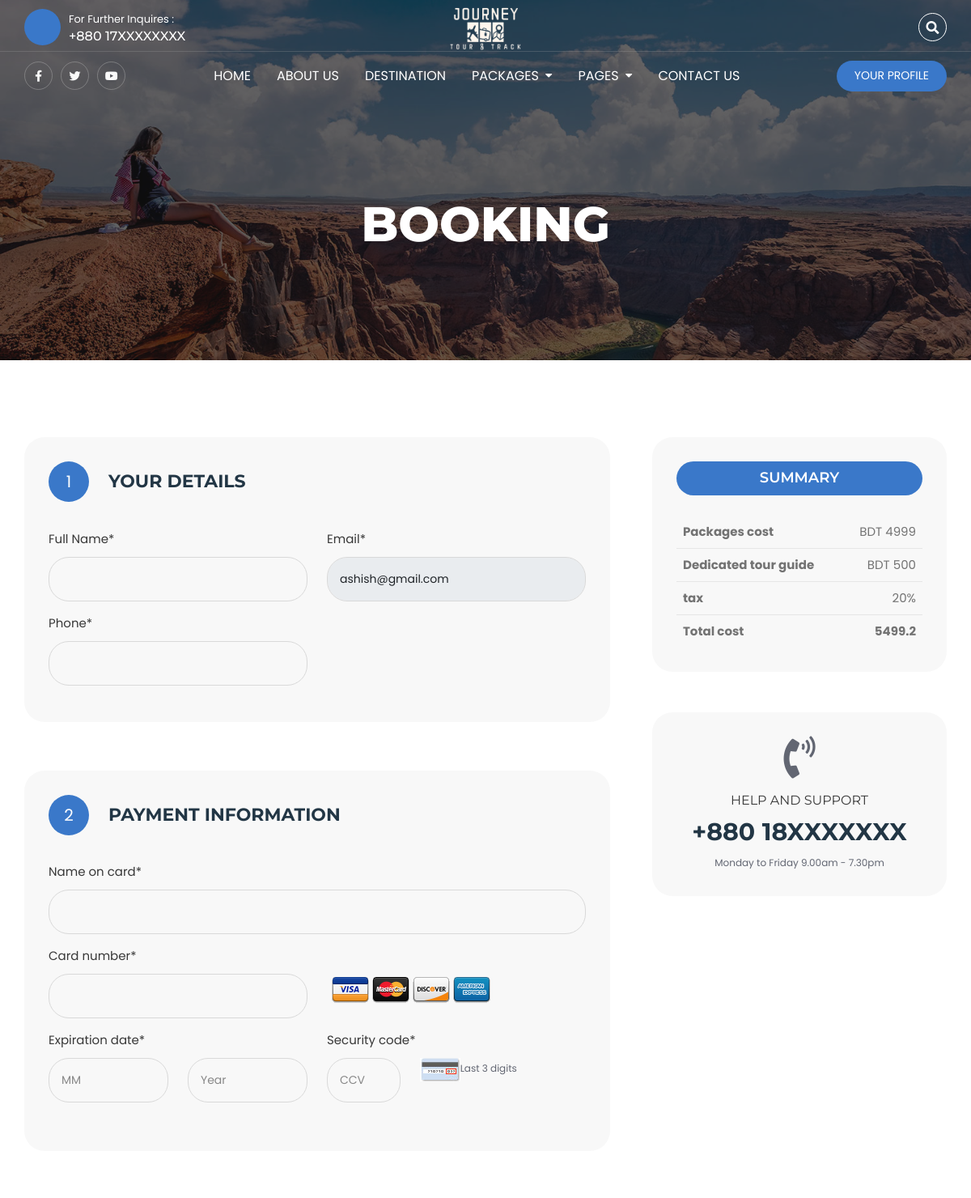
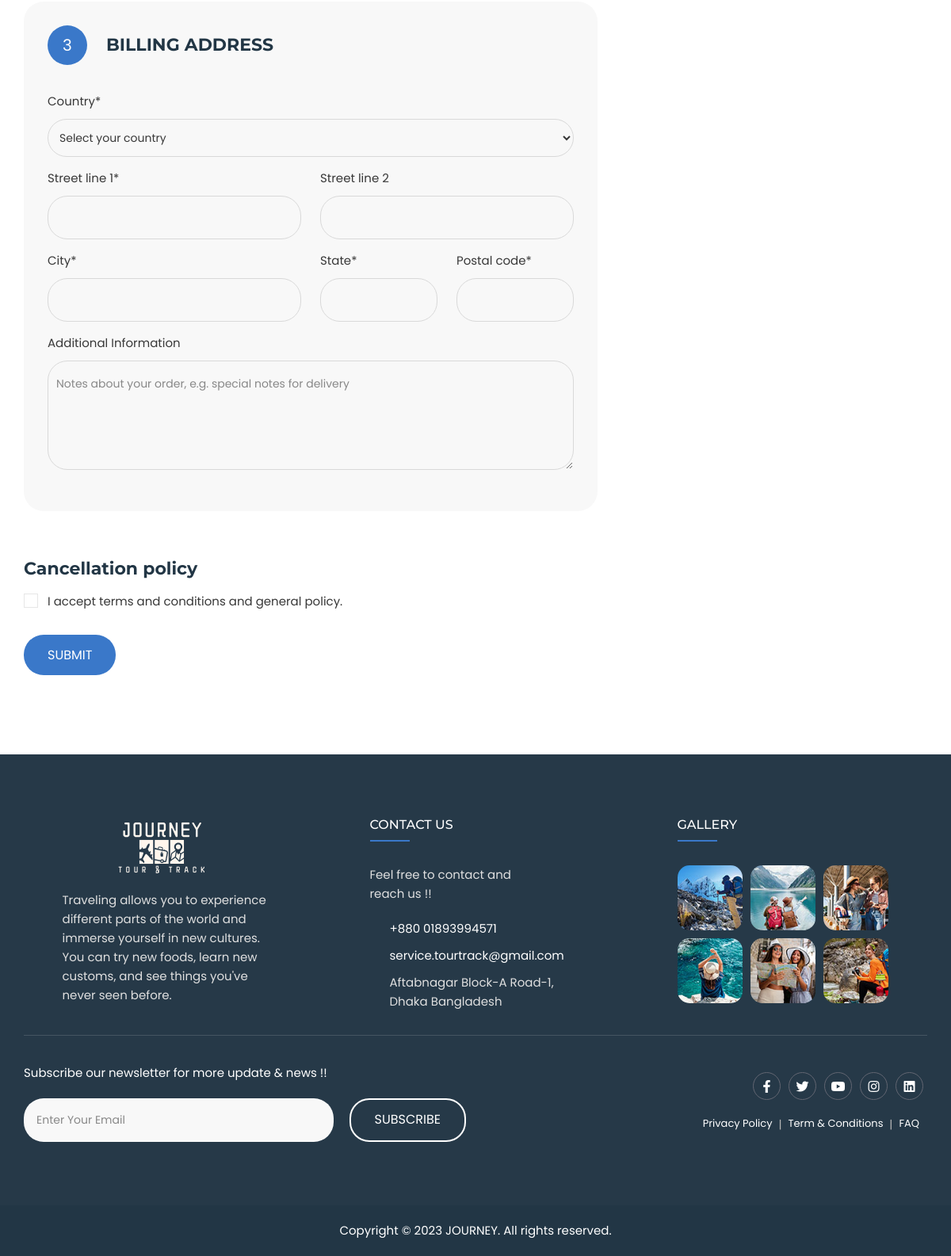
The app's page /booking.php?pkgid=19 (signed in) with its own data (2 pictures, top to bottom).
### tables this page shows
CREATE TABLE `users` (
  `id` int(11) NOT NULL,
  `name` varchar(100) NOT NULL,
  `email` varchar(100) NOT NULL,
  `password` varchar(255) NOT NULL,
  `role` enum('user','admin') NOT NULL DEFAULT 'user',
  `status` enum('active','inactive') NOT NULL DEFAULT 'active',
  `RegDate` timestamp NULL DEFAULT current_timestamp(),
  `UpdationDate` timestamp NULL DEFAULT NULL ON UPDATE current_timestamp()
);

CREATE TABLE `tbltourpackages` (
  `PackageId` int(11) NOT NULL,
  `PackageName` varchar(200) DEFAULT NULL,
  `PackageType` varchar(150) DEFAULT NULL,
  `PackageLocation` varchar(100) DEFAULT NULL,
  `PackagePrice` int(11) DEFAULT NULL,
  `PackageFetures` varchar(255) DEFAULT NULL,
  `PackageDetails` mediumtext DEFAULT NULL,
  `PackageImage` varchar(100) DEFAULT NULL,
  `Creationdate` timestamp NULL DEFAULT current_timestamp(),
  `UpdationDate` timestamp NULL DEFAULT NULL ON UPDATE current_timestamp()
);

### booking.php (the view, shortened to what this page needs)
<!doctype html>
<html lang="en">
<?php include 'include/header.php'; ?>
<body>
   <div id="page" class="page">
      <?php include 'include/navbar.php'; ?>
      <main id="content" class="site-main">
         <section class="booking-inner-page">
            <div class="inner-banner-wrap">
               <div class="inner-baner-container" style="background-image: url(assets/images/img7.jpg);">
                  <div class="container">
                     <div class="inner-banner-content">
                        <h1 class="page-title">Booking</h1>
                     </div>
                  </div>
               </div>
            </div>
            <div class="booking-section">
               <div class="container">
                  <div class="row">
                     <div class="col-lg-8 right-sidebar">
                        <div class="booking-form-wrap">
                           <form method="POST" action="">
                              <div class="booking-content">
                                 <div class="form-title">
                                    <span>1</span>
                                    <h3>Your Details</h3>
                                 </div>
                                 <div class="row">
                                    <div class="col-sm-6">
                                       <div class="form-group">
                                          <label>Full Name*</label>
                                          <input type="text" class="form-control" name="fullname" id="fullname" required>
                                       </div>
                                    </div>
                                    <div class="col-sm-6">
                                    <?php
                              include('include/config.php');
                              $id = $_SESSION['id'];
                              $sql = "SELECT email from users where id=$id";
                              $query = $dbh->prepare($sql);
                              $query->execute();
                              $results = $query->fetchAll(PDO::FETCH_OBJ);
                              if ($query->rowCount() > 0) {
                                 foreach ($results as $result) {
                              ?>
                              <?php }
                              } ?>
                                       <div class="form-group">
                                          <label>Email*</label>
                                          <input type="email" class="form-control" name="email" id="email" value="<?php echo htmlentities($result->email); ?>" readonly>
                                       </div>
                                    </div>
                                    <div class="col-sm-6">
                                       <div class="form-group">
                                          <label>Phone*</label>
                                          <input type="text" class="form-control" name="mobile" id="mobile" required>
                                       </div>
                                    </div>
                                 </div>
                              </div>
                              <div class="booking-content">
                                 <div class="form-title">
                                    <span>2</span>
                                    <h3>Payment Information</h3>
                                 </div>
                                 <div class="row">
                                    <div class="col-12">
                                       <div class="form-group">
                                          <label>Name on card*</label>
                                          <input type="text" class="form-control" name="nameoncard" id="nameoncard" required>
                                       </div>
                                    </div>
                                    <div class="col-12">
                                       <div class="row align-items-center">
                                          <div class="col-sm-6">
                                             <div class="form-group">
                                                <label>Card number*</label>
                                                <input type="text" name="card_number" id="card_number" class="form-control"
                                                minlength="16" maxlength="16" required>
                                             </div>
                                          </div>
                                          <div class="col-sm-6">
                                             <img src="assets/images/cards.png" alt="Cards">
                                          </div>
                                       </div>
                                    </div>
                                    <div class="col-12">
                                       <div class="row">
                                          <div class="col-md-6">
                                             <div class="form-group">
                                                <label>Expiration date*</label>
                                                <div class="row">
                                                   <div class="col-md-6">
                                                      <input type="text" name="expire_month" id="expire_month" class="form-control" placeholder="MM" minlength="1" maxlength="2" required>
                                                   </div>
                                                   <div class="col-md-6">
                                                      <input type="number" name="expire_year" id="expire_year" class="form-control" placeholder="Year" min="2023" max="3000" required>
                                                   </div>
                                                </div>
                                             </div>
                                          </div>
                                          <div class="col-md-6">
                                             <div class="form-group">
                                                <label>Security code*</label>
                                                <div class="row">
                                                   <div class="col-4">
                                                      <div class="form-group">
                                                         <input type="text" name="ccv" id="ccv" class="form-control" placeholder="CCV" minlength="3" maxlength="3" required>
                                                      </div>
                                                   </div>
                                                   <div class="col-8">
                                                      <img src="assets/images/icon_ccv.gif" alt="ccv"><small>Last 3 digits</small>
                                                   </div>
                                                </div>
                                             </div>
                                          </div>
                                       </div>
                                    </div>
                                 </div>
                              </div>
                              <div class="booking-content">
                                 <div class="form-title">
                                    <span>3</span>
                                    <h3>Billing Address</h3>
                                 </div>
                                 <div class="row">
                                    <div class="col-sm-12">
                                       <div class="form-group">
                                          <label>Country*</label>
                                          <select name="country" id="country" required>
                                             <option value="" selected="">Select your country</option>
                                          </select>
                                       </div>
                                    </div>
                                 </div>
                                 <div class="row">
                                    <div class="col-sm-6">
                                       <div class="form-group">
                                          <label>Street line 1*</label>
                                          <input type="text" name="street_1" id="street_1" required>
                                       </div>
                                    </div>
                                    <div class="col-sm-6">
                                       <div class="form-group">
                                          <label>Street line 2</label>
                                          <input type="text" name="street_2" id="street_2">
                                       </div>
                                    </div>
                                 </div>
                                 <div class="row">
                                    <div class="col-md-6 col-sm-12">
                                       <div class="form-group">
                                          <label>City*</label>
                                          <input type="text" name="city" id="city" required>
                                       </div>
                                    </div>
                                    <div class="col-md-3 col-sm-6">
                                       <div class="form-group">
                                          <label>State*</label>
                                          <input type="text" name="state" id="state" required>
                                       </div>
                                    </div>
                                    <div class="col-md-3 col-sm-6">
                                       <div class="form-group">
                                          <label>Postal code*</label>
                                          <input type="text" name="pincode" id="pincode" required>
                                       </div>
                                    </div>
                                    <div class="col-md-12 col-sm-12">
                                       <div class="form-group">
                                          <label>Additional Information</label>
                                          <textarea rows="6" name="additional_information" id="additional_information" placeholder="Notes about your order, e.g. special notes for delivery"></textarea>
                                       </div>
                                    </div>
                                 </div>
                              </div>
                              <div class="form-policy">
                                 <h3>Cancellation policy</h3>
                                 <div class="form-group">
                                    <label class="checkbox-list">
                                       <span class="custom-checkbox"></span>
                                       I accept terms and conditions and general policy.
                                    </label>
                                 </div>
                                 <a><button type="submit" name="submit" class="round-btn">SUBMIT</button></a>
                              </div>
                           </form>
                        </div>
                     </div>
                     <div class="col-lg-4">
                        <div class="price-table-summary">
                           <h4 class="bg-title">Summary</h4>
                           <?php
                              include('include/config.php');
                              $pid=$_GET['pkgid'];
                              $sql = "SELECT * from tbltourpackages where PackageId=$pid";
                              $query = $dbh->prepare($sql);
                              $query->execute();
                              $results = $query->fetchAll(PDO::FETCH_OBJ);
                              if ($query->rowCount() > 0) {
                                 foreach ($results as $result) {
                              ?>
                              <table>
                                 <tbody>
                                    <tr>
                                       <td>
                                          <strong>Packages cost </strong>
                                       </td>
                                       <td class="text-right">BDT
                                          <?php echo $price = htmlentities($result->PackagePrice); ?>
                                       </td>
                                    </tr>
                                    <tr>
                                       <td>
                                          <strong>Dedicated tour guide</strong>
                                       </td>
                                       <td class="text-right">
                                          BDT
                                          <?php echo $dtg = 500; ?>
                                       </td>
                                    </tr>
                                    <tr>
                                       <td>
                                          <strong>tax</strong>
                                       </td>
                                       <td class="text-right">
                                          <?php echo $tax = 20; ?>%
                                       </td>
                                    </tr>
                                    <tr class="total">
                                       <td>
                                          <strong>Total cost</strong>
                                       </td>
                                       <td class="text-right">
                                          <strong>
                                             <?php
                                             $total = ($price + $dtg) + 20 / 100;
                                             echo $total;
                                             ?>
                                          </strong>
                                       </td>
                                    </tr>
                                 </tbody>
                              </table>
                              <?php }
                              } ?>
                        </div>
                        <div class="widget-bg widget-support-wrap">
                           <div class="icon">
                              <i class="fas fa-phone-volume"></i>
                           </div>
                           <div class="support-content">
                              <h5>HELP AND SUPPORT</h5>
                              <a href="telto:12345678" class="phone">+880 18XXXXXXX</a>
                              <small>Monday to Friday 9.00am - 7.30pm</small>
                           </div>
                        </div>
                     </div>
                  </div>
               </div>
            </div>
         </section>
      </main>
      <?php include 'include/footer.php'; ?>
   </div>
</body>
</html>

### records on screen
users: email "ashish@gmail.com"
tbltourpackages: PackagePrice "4999", PackagePrice "5499.2"
